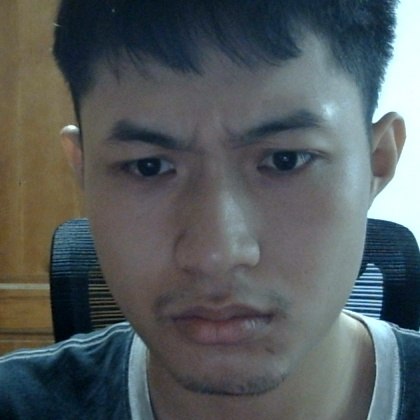
#> input picture data/angry/ducvinh_angry_1787032621107.jpg, 420 x 420 px, given in place of the camera
$ python 1_capture_data.py
#> lines starting #> are read from the running program, lines starting #| are printed output that depends on the picture
"""
BƯỚC 1/4: Thu thập dữ liệu huấn luyện (chụp ảnh khuôn mặt có nhãn)
Đề tài: Hệ thống gợi ý nhạc theo cảm xúc (phiên bản Web)

File này mở webcam, lần lượt yêu cầu bạn thể hiện từng cảm xúc, và chụp
nhiều ảnh khuôn mặt cho mỗi cảm xúc. Dữ liệu này sẽ dùng để fine-tune
model ở bước 2 (đóng băng backbone, chỉ huấn luyện lại lớp phân loại cuối).

Cách cài đặt:
    pip install opencv-python pillow

Cách chạy:
    python 1_capture_data.py

Điều khiển:
    - Phím 'c'      : chụp 1 ảnh cho cảm xúc hiện tại
    - Phím 'n'      : chuyển sang cảm xúc tiếp theo
    - Phím 'q'      : thoát chương trình

GHI CHÚ - THU THẬP TỪ NHIỀU NGƯỜI:
    Model chỉ học được đặc trưng cảm xúc của những khuôn mặt đã "dạy" nó.
    Nếu chỉ dùng ảnh của 1 người, model sẽ nhận diện tốt cho người đó nhưng
    có thể đoán sai với người khác. Để model tổng quát hơn, hãy chạy file
    này nhiều lần với nhiều người khác nhau (mỗi lần nhập tên khác nhau) -
    dữ liệu sẽ được gộp chung vào thư mục data/ (tên người được lưu trong
    tên file nên không bị đè lên nhau) trước khi chạy bước 2 để train.
"""

import cv2
import os
import time
import unicodedata

# Danh sách cảm xúc cần thu thập - PHẢI khớp với EMOTION_VI ở các bước sau
EMOTIONS = ["neutral", "happy", "sad", "angry", "surprise"]
EMOTION_VI = {
    "neutral": "trung tính (mặt bình thường)",
    "happy": "vui vẻ (cười)",
    "sad": "buồn",
    "angry": "giận dữ",
    "surprise": "ngạc nhiên",
}

DATA_DIR = "data"
TARGET_IMAGES_PER_EMOTION = 40  # càng nhiều ảnh, model càng học tốt (tối thiểu ~25-30)

face_cascade = cv2.CascadeClassifier(
    cv2.data.haarcascades + "haarcascade_frontalface_default.xml"
)


def detect_face_box(frame):
    gray = cv2.cvtColor(frame, cv2.COLOR_BGR2GRAY)
    faces = face_cascade.detectMultiScale(gray, scaleFactor=1.1, minNeighbors=5, minSize=(80, 80))
    if len(faces) == 0:
        return None
    return max(faces, key=lambda f: f[2] * f[3])


def crop_face(frame, box):
    x, y, w, h = box
    pad_w, pad_h = int(w * 0.10), int(h * 0.10)
    y1 = max(0, y - pad_h)
    y2 = min(frame.shape[0], y + h + pad_h)
    x1 = max(0, x - pad_w)
    x2 = min(frame.shape[1], x + w + pad_w)
    return frame[y1:y2, x1:x2]


def count_existing_images(emotion_dir):
    if not os.path.isdir(emotion_dir):
        return 0
    return len([f for f in os.listdir(emotion_dir) if f.lower().endswith((".jpg", ".png"))])


def remove_vietnamese_accents(text):
    """Bỏ dấu tiếng Việt - OpenCV trên Windows dễ lỗi với đường dẫn/tên file có dấu Unicode."""
    text = unicodedata.normalize("NFKD", text)
    text = "".join(c for c in text if not unicodedata.combining(c))
    text = text.replace("đ", "d").replace("Đ", "D")
    return text


def ask_person_name():
    print("=" * 60)
    print("THU THẬP DỮ LIỆU CHO NHIỀU NGƯỜI")
    print("Nhập tên (có dấu cũng được, chương trình sẽ tự bỏ dấu) để phân")
    print("biệt ảnh của từng người khi gộp chung vào thư mục data/.")
    print("Ví dụ: An, Bình, Chi")
    print("=" * 60)
    while True:
        raw_name = input("Tên của bạn: ").strip()
        name = remove_vietnamese_accents(raw_name).lower()
        name = "".join(c for c in name if c.isalnum())  # chỉ giữ chữ/số thuần ASCII
        if name:
            if name != raw_name.lower():
                print(f"(Đã chuyển thành: '{name}' để tránh lỗi với OpenCV)")
            return name
        print("Tên không hợp lệ, vui lòng nhập lại.")
#> this loop made 1 pass; the answer given on pass 1: data/angry/ducvinh_angry_1787032621107.jpg


def main():
    person_name = ask_person_name()

    os.makedirs(DATA_DIR, exist_ok=True)
    for emo in EMOTIONS:
        os.makedirs(os.path.join(DATA_DIR, emo), exist_ok=True)

    cap = cv2.VideoCapture(0)
    if not cap.isOpened():
        print("Không mở được camera.")
        return

    emo_index = 0
    last_capture_time = 0
    capture_cooldown = 0.3  # tránh chụp trùng khi giữ phím

    print("=" * 60)
    print(f"Người thu thập: {person_name}")
    print("HƯỚNG DẪN: 'c' = chụp ảnh | 'n' = cảm xúc tiếp theo | 'q' = thoát")
    print(f"Mục tiêu: ~{TARGET_IMAGES_PER_EMOTION} ảnh / cảm xúc / người")
    print("(Số đếm trên màn hình là TỔNG của TẤT CẢ người đã thu thập trong folder này)")
    print("=" * 60)

    while True:
        ret, frame = cap.read()
#> frame is the input picture: shape (420, 420, 3); mean B, G, R 93.9, 92.2, 85.4
        if not ret:
            print("Không đọc được khung hình từ camera.")
            break

        current_emotion = EMOTIONS[emo_index]
        emotion_dir = os.path.join(DATA_DIR, current_emotion)
        existing = count_existing_images(emotion_dir)

        box = detect_face_box(frame)
#> in detect_face_box, `gray = cv2.cvtColor(frame, cv2.COLOR_BGR2GRAY)`:
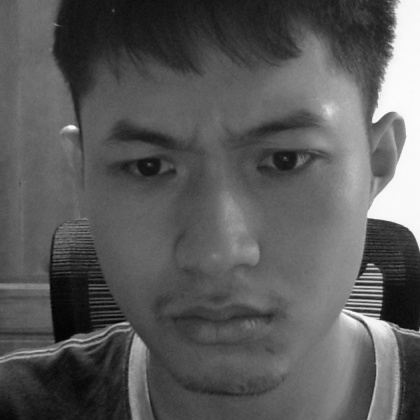
#> gray: shape (420, 420); min 2, max 252, mean 90.4
#> in detect_face_box, `faces = face_cascade.detectMultiScale(gray, scaleFactor=1.1, minNeighb..`: faces = [[48, 45, 323, 323]]
#> box = [48, 45, 323, 323]
        display = frame.copy()

        if box is not None:
            x, y, w, h = box
#> x = 48; y = 45; w = 323; h = 323
            cv2.rectangle(display, (x, y), (x + w, y + h), (0, 255, 0), 2)

        status_color = (0, 200, 0) if existing >= TARGET_IMAGES_PER_EMOTION else (0, 0, 255)
        cv2.putText(display, f"Cam xuc: {EMOTION_VI[current_emotion]}", (20, 40),
                    cv2.FONT_HERSHEY_SIMPLEX, 0.8, (255, 255, 0), 2, cv2.LINE_AA)
        cv2.putText(display, f"Da chup: {existing}/{TARGET_IMAGES_PER_EMOTION}", (20, 75),
                    cv2.FONT_HERSHEY_SIMPLEX, 0.8, status_color, 2, cv2.LINE_AA)
        cv2.putText(display, "'c'=chup  'n'=cam xuc ke  'q'=thoat", (20, display.shape[0] - 20),
                    cv2.FONT_HERSHEY_SIMPLEX, 0.6, (200, 200, 200), 1, cv2.LINE_AA)
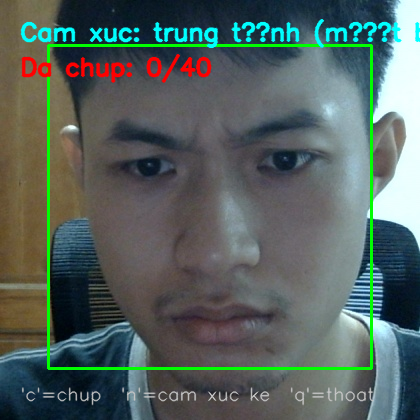
#> display: shape (420, 420, 3); mean B, G, R 94.8, 98.8, 85.1

        cv2.imshow("Thu thap du lieu cam xuc", display)

        key = cv2.waitKey(1) & 0xFF
#> (key q is pressed here)
        now = time.time()

        if key == ord('q'):
            break
        elif key == ord('n'):
            emo_index = (emo_index + 1) % len(EMOTIONS)
            print(f"--> Chuyển sang cảm xúc: {EMOTION_VI[EMOTIONS[emo_index]]}")
        elif key == ord('c') and box is not None and (now - last_capture_time) >= capture_cooldown:
            face_img = crop_face(frame, box)
            filename = os.path.join(
                emotion_dir, f"{person_name}_{current_emotion}_{int(now * 1000)}.jpg"
            )
            cv2.imwrite(filename, face_img)
            last_capture_time = now
            existing += 1
            print(f"[{current_emotion}] Đã lưu ảnh {existing}/{TARGET_IMAGES_PER_EMOTION} -> {filename}")

    cap.release()
    cv2.destroyAllWindows()

    print("\n=== TỔNG KẾT DỮ LIỆU ===")
    total = 0
    for emo in EMOTIONS:
        n = count_existing_images(os.path.join(DATA_DIR, emo))
        total += n
        flag = "✓" if n >= 15 else "⚠ (hơi ít, nên chụp thêm)"
        print(f"  {EMOTION_VI[emo]:<30} : {n:3d} ảnh  {flag}")
    print(f"  TỔNG: {total} ảnh")
    print("\nTiếp theo: chạy 2_finetune_model.py để huấn luyện model.")


if __name__ == "__main__":
    main()
